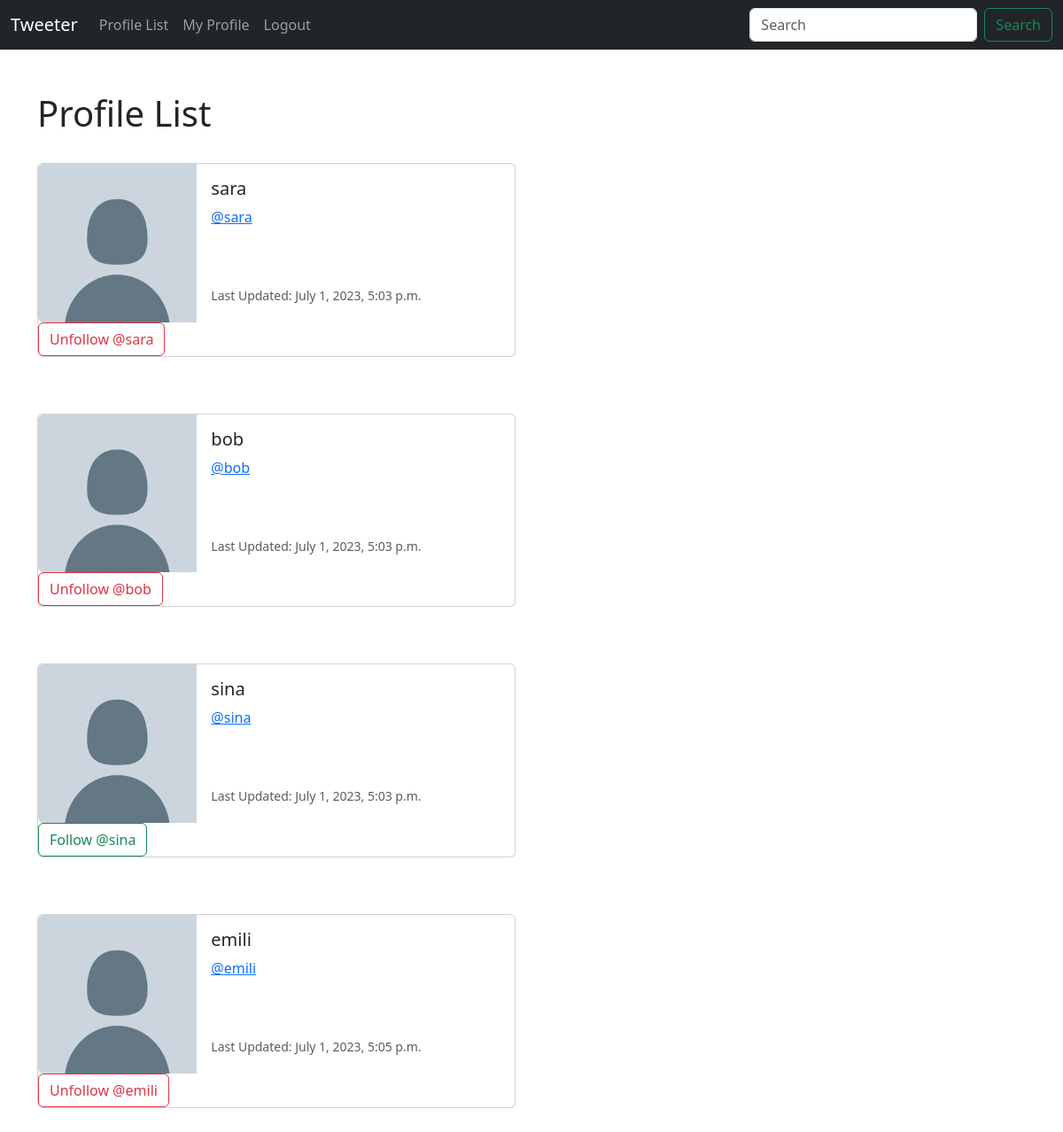
/profile_list/ (signed in), run on an earlier commit of the app's database.
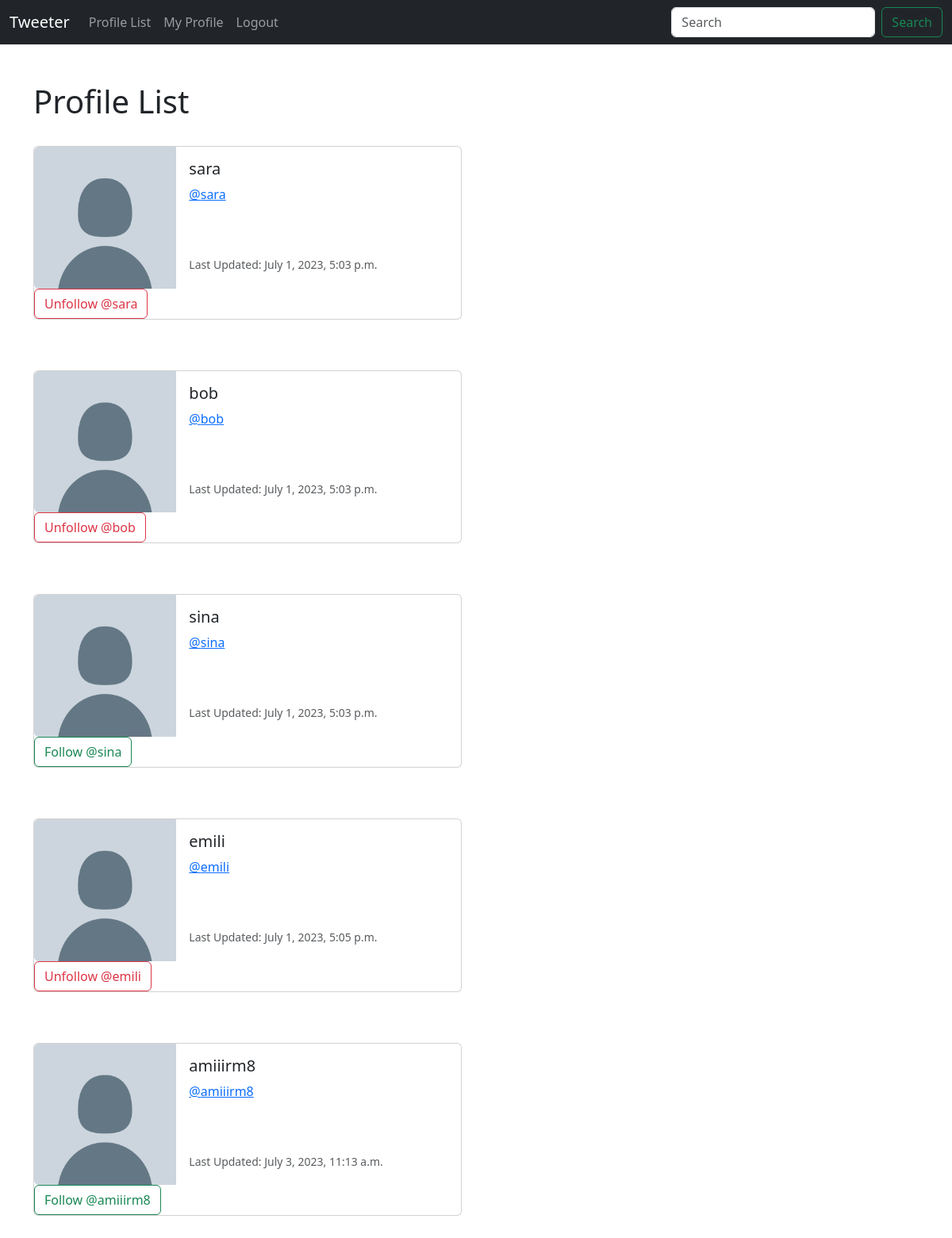
And on a later commit of the database.
### tweeter/models.py (models this page shows, shortened)
class Profile(models.Model):
    user = models.OneToOneField(User, on_delete=models.CASCADE)
    follows = models.ManyToManyField("self",
        related_name="followed_by",
        symmetrical=False,
        blank=True)
    date_modified = models.DateTimeField(User, auto_now=True)
    profile_image = models.ImageField(null=True, blank=True, upload_to="images/")

### tweeter/views.py (the view)
# urls.py: path('profile_list/', views.profile_list, name='profile_list'),
def profile_list(request):
    if request.user.is_authenticated:
        profiles = Profile.objects.exclude(user=request.user)
        return render(request, 'profile_list.html', {"profiles":profiles})
    else:
        messages.success(request, ("You must be logged in to view this page... "))
        return redirect('home')

### tweeter/templates/profile_list.html (shortened to what this page needs)
{% extends 'base.html' %}
{% load static %}
{% block content %}
    <h1>Profile List </h1>
<br/>
{% if profiles %}
    {% for profile in profiles %}
    <div class="card mb-3" style="max-width: 540px;">
        <div class="row g-0">
          <div class="col-md-4">
            {% if profile.profile_image %}
              <img src="{{ profile.profile_image.url }}" width="200px" height="200px"
              class="img-fluid rounded-start" alt="{{profile.user.username}}">
            {% else %}
              <img src="{% static 'images/none photo.png' %}" class="img-fluid rounded-start" alt="Profile Image ">
            {% endif %}
          </div>
          <div class="col-md-8">
            <div class="card-body">
              <h5 class="card-title">{{ profile.user.username }}
              </h5>
              <p class="card-text"><a href="{% url 'profile' profile.user.id %}">@{{ profile.user.username }}
              </a></p>
              <br/><br/>
              <p class="card-text"><small class="text-body-secondary">
              Last Updated: {{ profile.date_modified }}</small>
              </p>
            </div>
          </div>
          <br/>
          <form method=POST>
            {% if profile in user.profile.follows.all %}
                <button class="btn btn-outline-danger" name="follow"
                value="unfollow" type="submit">
                   Unfollow @{{profile.user.username}}
                </button>
            {% else %}
                <button class="btn btn-outline-success" name="follow"
                value="follow" type="submit">
                Follow @{{profile.user.username}}
                </button>
            {% endif %}
          </form>
          <br/>
        </div>
      </div>
      <br/><br/>
    {% endfor %}
{%endif%}
{% endblock %}

What changed in the data, as far as the page shows it:
added Profile: user.username "amiiirm8", date_modified "July 3, 2023, 11:13 a.m."
